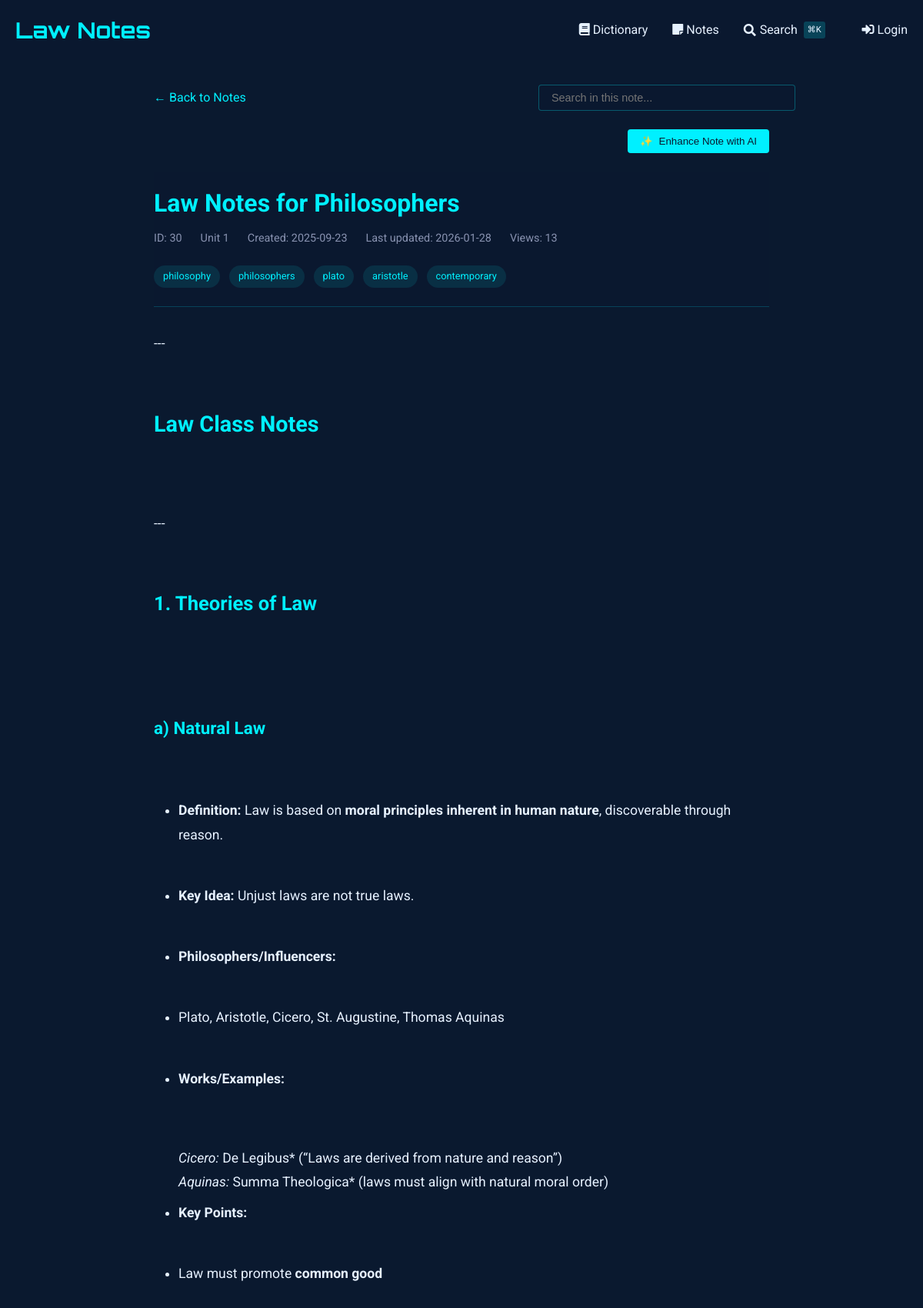
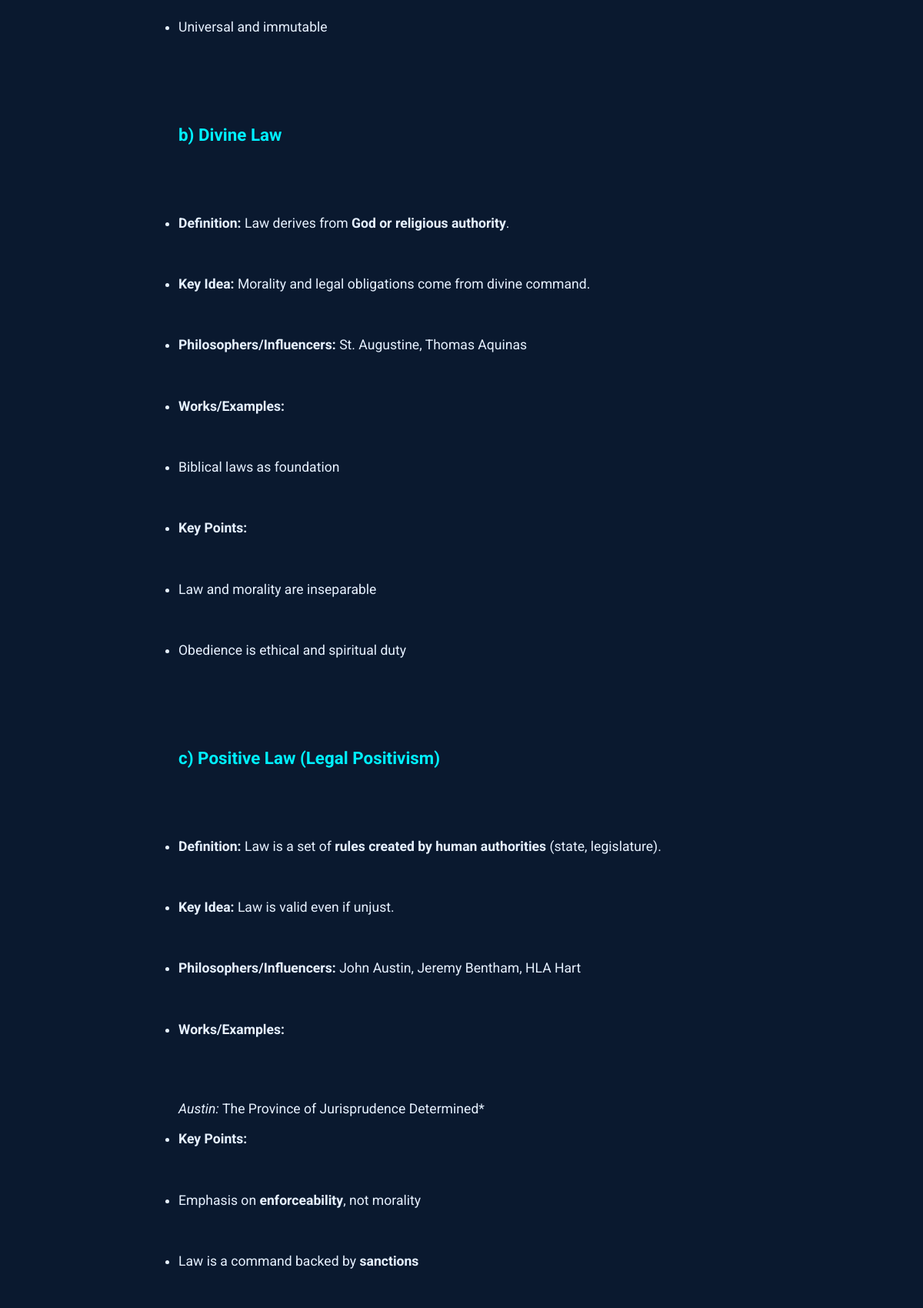
The page /notes/view/30 (upper part) on the database its author committed (2 pictures, top to bottom).
### tables this page shows
CREATE TABLE notes (
    id INTEGER PRIMARY KEY AUTOINCREMENT,
    title TEXT NOT NULL,                -- short title for the note
    content TEXT NOT NULL,              -- the full note text
    unit_number INTEGER,                -- optional: to group with course units
    tags TEXT,                          -- comma-separated or JSON for filtering/search
    related_entries TEXT,               -- store glossary ids (e.g., "1,4,5") for cross-linking
    created_at TIMESTAMP DEFAULT CURRENT_TIMESTAMP,
    last_updated TIMESTAMP DEFAULT CURRENT_TIMESTAMP,
    views INTEGER DEFAULT 0,            -- track popularity
    is_favorite BOOLEAN DEFAULT 0,      -- quick flag for starred notes
    comments TEXT                       -- optional: your own thoughts or annotations
, has_worksheet BOOLEAN DEFAULT 0);

### notes_routes.py (the view)
@notes_bp.route('/view/<int:note_id>')
def view_note(note_id):
    db = SQL("sqlite:///notes.db")
    note = db.execute("""
        SELECT *,
               strftime('%Y-%m-%d', created_at) as created_date,
               strftime('%Y-%m-%d', last_updated) as last_updated
        FROM notes
        WHERE id = :id
    """, id=note_id)
    if not note:
        abort(404)
    note = note[0]
    db.execute("""
        UPDATE notes
        SET views = COALESCE(views, 0) + 1
        WHERE id = :id
    """, id=note_id)
    content = note['content']
    content = re.sub(r'^# (.*?)$', r'<h1>\1</h1>', content, flags=re.MULTILINE)
    content = re.sub(r'^## (.*?)$', r'<h2>\1</h2>', content, flags=re.MULTILINE)
    content = re.sub(r'^### (.*?)$', r'<h3>\1</h3>', content, flags=re.MULTILINE)
    content = re.sub(r'\*\*(.*?)\*\*', r'<strong>\1</strong>', content)
    content = re.sub(r'\*(.*?)\*', r'<em>\1</em>', content)
    content = re.sub(r'^\s*[-*] (.*?)$', r'<li>\1</li>', content, flags=re.MULTILINE)
    content = re.sub(r'(<li>.*</li>)', r'<ul>\1</ul>', content, flags=re.DOTALL)
    content = re.sub(r'^> (.*?)$', r'<blockquote>\1</blockquote>', content, flags=re.MULTILINE)
    content = content.replace('\n', '<br>')
    content = re.sub(
        r'<aside>\s*💡\s*(.*?)\s*</aside>',
        r'<div class="callout"><div class="callout-emoji">💡</div><div class="callout-content">\1</div></div>',
        content,
        flags=re.DOTALL
    )
    sections = re.split(r'(<h[1-3]>.*?</h[1-3]>)', content)
    processed_sections = []
    for i, section in enumerate(sections):
        if section.startswith('<h'):
            processed_sections.append(section)
        elif section.strip():
            if not any(tag in section for tag in ['<p>', '<ul>', '<ol>', '<blockquote>', '<div class="callout">']):
                section = f'<p>{section}</p>'
            processed_sections.append(section)
    processed_content = '\n'.join(processed_sections)
    related_entries = []
    if note.get('related_entries'):
        entry_ids = [int(id_str.strip()) for id_str in note['related_entries'].split(',') if id_str.strip().isdigit()]
        if entry_ids:
            dict_db = SQL("sqlite:///dictionary.db")
            related_entries = dict_db.execute("""
                SELECT id, word_phrase
                FROM entries
                WHERE id IN ({})
            """.format(','.join(['?'] * len(entry_ids))), *entry_ids)
    worksheet_images = []
    if note.get('has_worksheet'):
        worksheet_images = get_worksheet_images(note_id)
    return render_template('notes/view.html',
                         note=note,
                         content=processed_content,
                         related_entries=related_entries,
                         worksheet_images=worksheet_images)

### sql.py (called while the page is built, shortened)
def _enable_logging(f):
    import logging
    import functools
    import os
    @functools.wraps(f)
    def decorator(*args, **kwargs):
        try:
            import flask
        except ModuleNotFoundError:
            return f(*args, **kwargs)
        disabled = logging.getLogger("cs50").disabled
        if flask.current_app and os.getenv("FLASK_ENV") == "development":
            logging.getLogger("cs50").disabled = False
        try:
            return f(*args, **kwargs)
        finally:
            logging.getLogger("cs50").disabled = disabled
    return decorator

def _parse_placeholder(token):
    import re
    import sqlparse
    if (
        not isinstance(token, sqlparse.sql.Token)
        or token.ttype != sqlparse.tokens.Name.Placeholder
    ):
        raise TypeError()
    if token.value == "?":
        return "qmark", None
    matches = re.search(r"^:([1-9]\d*)$", token.value)
    if matches:
        return "numeric", int(matches.group(1)) - 1
    matches = re.search(r"^:([a-zA-Z]\w*)$", token.value)
    if matches:
        return "named", matches.group(1)

    def __del__(self):
        self._disconnect()

    def _disconnect(self):
        if hasattr(_data, self._name()):
            getattr(_data, self._name()).close()
            delattr(_data, self._name())

    def _name(self):
        return str(hash(self))

        def connect(dbapi_connection, connection_record):
            try:
                if isinstance(
                    dbapi_connection, sqlite3.Connection
                ):  # If back end is sqlite
                    cursor = dbapi_connection.cursor()
                    cursor.execute("PRAGMA foreign_keys=ON")
                    cursor.close()
            except:
                pass

### templates/notes/view.html (shortened to what this page needs)
{% extends "notes/base.html" %}
{% block content %}
<div class="container" style="max-width: 800px; margin: 0 auto;">
    <div style="margin-bottom: 1.5rem; display: flex; justify-content: space-between; align-items: center; flex-wrap: wrap; gap: 1rem;">
        <a href="{{ url_for('notes.index') }}" style="color: var(--primary); text-decoration: none; display: inline-flex; align-items: center;">
            ← Back to Notes
        </a>
        <div class="search-container" style="position: relative; max-width: 300px; width: 100%;">
            <input type="text" id="noteSearch" placeholder="Search in this note..."
                   style="width: 100%; padding: 0.5rem 1rem; background: rgba(10, 25, 47, 0.7);
                          border: 1px solid rgba(0, 240, 255, 0.3); border-radius: 4px;
                          color: #e6f1ff; font-size: 0.9rem;">
        </div>
    </div>
    <div id="enhanceControls" style="margin-bottom: 1.5rem; display: flex; justify-content: flex-end; gap: 1rem;">
        <button id="enhanceNoteBtn" class="btn btn-primary" style="background: var(--primary); color: #0a192f; border: none; padding: 0.5rem 1rem; border-radius: 4px; cursor: pointer; font-weight: 500; display: flex; align-items: center; gap: 0.5rem;">
            <span id="enhanceIcon">✨</span> Enhance Note with AI
        </button>
    </div>
    <article class="note">
        <header class="note-header">
            <h1 class="note-title">
                {{ note.title }}
            </h1>
            <div class="note-meta">
                <span>ID: {{ note.id }}</span>
                {% if note.unit_number %}
                <span>Unit {{ note.unit_number }}</span>
                {% endif %}
                <span>Created: {{ note.created_date }}</span>
                <span>Last updated: {{ note.last_updated }}</span>
                <span>Views: {{ note.views or 0 }}</span>
            </div>
            {% if note.tags %}
            <div class="note-tags" style="margin-top: 1rem;">
                {% for tag in note.tags.split(',') %}
                    <span class="tag">{{ tag.strip() }}</span>
                {% endfor %}
            </div>
            {% endif %}
        </header>
        <div class="note-content">
            {{ content|safe }}
        </div>
    </article>
</div>
{% endblock %}

### templates/dictionary/base.html (style rules this page uses)
:root { --primary: #00f0ff; --bg-dark: #0a192f; --text: #e6f1ff; --success: #2ecc71; --error: #e74c3c; }
body { font-family: 'Roboto', sans-serif; background-color: var(--bg-dark); color: var(--text); line-height: 1.6; margin: 0; padding: 0; }
.container { max-width: 1200px; margin: 0 auto; padding: 0 20px; }
header { background: rgba(10, 25, 47, 0.9); padding: 1rem 0; }
.btn { display: inline-block; padding: 0.6rem 1.5rem; background: var(--primary); color: #000; border: none; border-radius: 4px; cursor: pointer; text-decoration: none; font-weight: 500; transition: all 0.3s; }

### templates/notes/view.html (style rules this page uses)
.note-header { margin-bottom: 2rem; padding-bottom: 1rem; border-bottom: 1px solid rgba(0, 240, 255, 0.2); }
.note-title { color: var(--primary); margin: 0 0 0.5rem 0; font-size: 2rem; font-weight: 700; }
.note-meta { display: flex; gap: 1.5rem; color: #8892b0; font-size: 0.9rem; margin-bottom: 1.5rem; }
.note-content { font-size: 1.1rem; line-height: 1.8; color: #e6f1ff; }
.note-content h1, .note-content h2, .note-content h3, .note-content h4, .note-content h5, .note-content h6 { color: var(--primary); margin-top: 2rem; margin-bottom: 1rem; }
.note-content h1 { font-size: 1.8rem; }
.note-content h2 { font-size: 1.6rem; }
.note-content h3 { font-size: 1.4rem; }
.note-content p { margin: 1.5rem 0; }
.note-content ul, .note-content ol { margin: 1.5rem 0; padding-left: 2rem; }
.note-content li { margin: 0.5rem 0; }
.tag { display: inline-block; background: rgba(0, 240, 255, 0.1); color: var(--primary); padding: 0.25rem 0.75rem; border-radius: 20px; font-size: 0.8rem; margin-right: 0.5rem; margin-bottom: 0.5rem; }

### rows shown on the page
notes: title "Law Notes for Philosophers", id "30", unit_number "1", views "13"

### other values the page prints
{{ note.created_date }} "2025-09-23"
{{ note.last_updated }} "2026-01-28"
{{ tag.strip() }} "philosophy" "philosophers" "plato" "aristotle" "contemporary"
